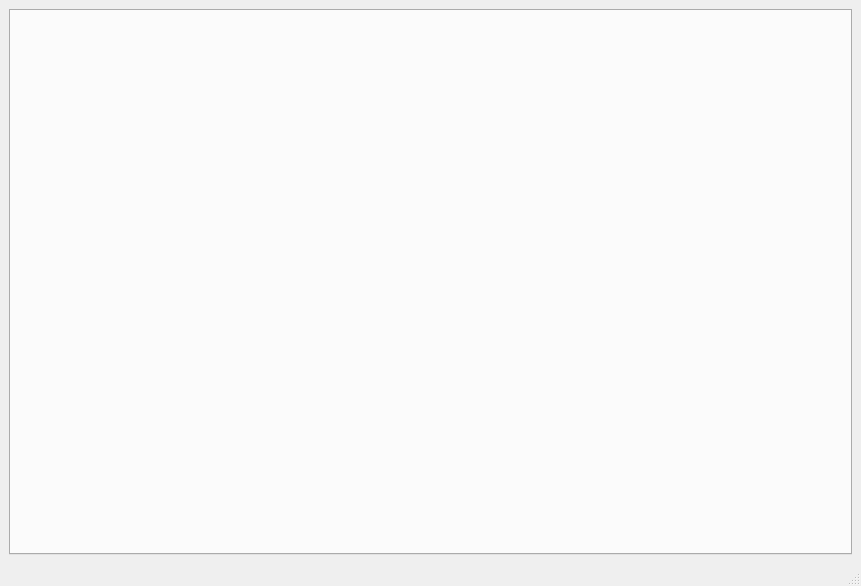
<?xml version="1.0" encoding="UTF-8"?>
<ui version="4.0">
 <class>MainWindow</class>
 <widget class="QMainWindow" name="MainWindow">
  <property name="geometry">
   <rect>
    <x>0</x>
    <y>0</y>
    <width>861</width>
    <height>586</height>
   </rect>
  </property>
  <property name="windowTitle">
   <string>cutelog</string>
  </property>
  <widget class="QWidget" name="centralwidget">
   <layout class="QVBoxLayout" name="verticalLayout_4">
    <item>
     <widget class="QTabWidget" name="connectionTabWidget">
      <property name="tabsClosable">
       <bool>true</bool>
      </property>
      <property name="movable">
       <bool>true</bool>
      </property>
      <property name="tabBarAutoHide">
       <bool>true</bool>
      </property>
     </widget>
    </item>
   </layout>
  </widget>
  <widget class="QStatusBar" name="statusbar"/>
 </widget>
 <resources/>
 <connections/>
</ui>
